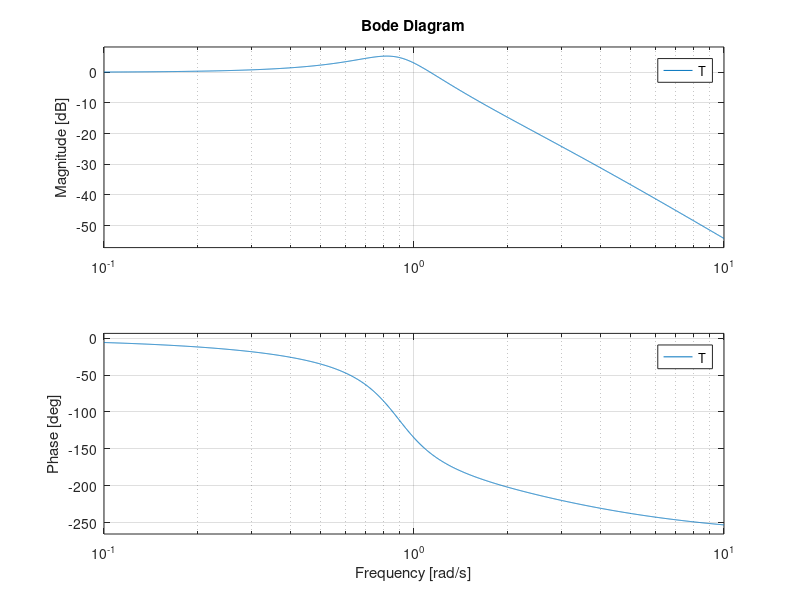

MATLAB code for this plot: (Note: this script raises an error after producing the figure.)
%%Task 1 https://se.mathworks.com/help/control/ref/margin.html
s = tf('s');
L = 20*(s+1)/(s*(s+5)*(s^2+2*s+10))
[Gm, Pm, Wcg, Wcp] = margin(L);
%Gain margin is incorrect here
GmdB = 20*log10(Gm)
Pm
Wcg
Wcp

%% Task 2
s=tf('s');
T = 1/((s*(0.5*s+1)*(s+1))+1)
w = logspace(-1, 1, 2000);
bode(T,w)
% Peak gain = 5.28dB
% Peak frequency = 0.816 rad/s
bandwidth(T)

%% Task 3
s=tf('s');
L=(s+4)/((s+1)*(s+2))
nyquist(L)

%% Task 4
s=tf('s');
L2=50*(s+3)/(s^3-s^2+11*s-51)
nyquist(L2)

%% Task5

for K = 1:50
    T=tf([K K*50], [1 30 200+K 50*K]);
    array(K)=bandwidth(T);
end
plot(array)
xlabel('Gain K');
ylabel('Bandwidth (Hz)');